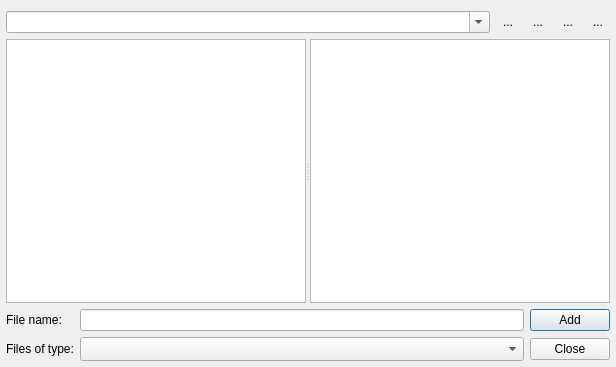
<?xml version="1.0" encoding="UTF-8"?>
<ui version="4.0">
 <class>QmmpFileDialog</class>
 <widget class="QDialog" name="QmmpFileDialog">
  <property name="geometry">
   <rect>
    <x>0</x>
    <y>0</y>
    <width>616</width>
    <height>367</height>
   </rect>
  </property>
  <property name="windowTitle">
   <string>Add Files</string>
  </property>
  <layout class="QGridLayout" name="gridLayout">
   <property name="leftMargin">
    <number>6</number>
   </property>
   <property name="rightMargin">
    <number>6</number>
   </property>
   <property name="bottomMargin">
    <number>6</number>
   </property>
   <item row="1" column="0" colspan="3">
    <widget class="QSplitter" name="splitter">
     <property name="sizePolicy">
      <sizepolicy hsizetype="Expanding" vsizetype="Expanding">
       <horstretch>0</horstretch>
       <verstretch>0</verstretch>
      </sizepolicy>
     </property>
     <property name="orientation">
      <enum>Qt::Horizontal</enum>
     </property>
     <widget class="QListWidget" name="mountPointsListWidget"/>
     <widget class="QStackedWidget" name="stackedWidget">
      <property name="currentIndex">
       <number>0</number>
      </property>
      <widget class="QWidget" name="page">
       <layout class="QVBoxLayout">
        <property name="leftMargin">
         <number>0</number>
        </property>
        <property name="topMargin">
         <number>0</number>
        </property>
        <property name="rightMargin">
         <number>0</number>
        </property>
        <property name="bottomMargin">
         <number>0</number>
        </property>
        <item>
         <widget class="QListView" name="fileListView">
          <property name="selectionMode">
           <enum>QAbstractItemView::ExtendedSelection</enum>
          </property>
          <property name="movement">
           <enum>QListView::Free</enum>
          </property>
          <property name="isWrapping" stdset="0">
           <bool>true</bool>
          </property>
          <property name="resizeMode">
           <enum>QListView::Adjust</enum>
          </property>
          <property name="layoutMode">
           <enum>QListView::SinglePass</enum>
          </property>
          <property name="uniformItemSizes">
           <bool>false</bool>
          </property>
          <property name="wordWrap">
           <bool>false</bool>
          </property>
         </widget>
        </item>
       </layout>
      </widget>
      <widget class="QWidget" name="page_2">
       <layout class="QVBoxLayout">
        <property name="leftMargin">
         <number>0</number>
        </property>
        <property name="topMargin">
         <number>0</number>
        </property>
        <property name="rightMargin">
         <number>0</number>
        </property>
        <property name="bottomMargin">
         <number>0</number>
        </property>
        <item>
         <widget class="QTreeView" name="treeView">
          <property name="selectionMode">
           <enum>QAbstractItemView::ExtendedSelection</enum>
          </property>
          <property name="rootIsDecorated">
           <bool>false</bool>
          </property>
          <property name="itemsExpandable">
           <bool>false</bool>
          </property>
          <property name="sortingEnabled">
           <bool>true</bool>
          </property>
          <property name="allColumnsShowFocus">
           <bool>true</bool>
          </property>
         </widget>
        </item>
       </layout>
      </widget>
     </widget>
    </widget>
   </item>
   <item row="2" column="0">
    <widget class="QLabel" name="label">
     <property name="text">
      <string>File name:</string>
     </property>
    </widget>
   </item>
   <item row="2" column="1">
    <widget class="QLineEdit" name="fileNameLineEdit"/>
   </item>
   <item row="2" column="2">
    <widget class="QPushButton" name="addPushButton">
     <property name="sizePolicy">
      <sizepolicy hsizetype="Minimum" vsizetype="Fixed">
       <horstretch>0</horstretch>
       <verstretch>0</verstretch>
      </sizepolicy>
     </property>
     <property name="text">
      <string>Add</string>
     </property>
    </widget>
   </item>
   <item row="3" column="0">
    <widget class="QLabel" name="label_3">
     <property name="text">
      <string>Files of type:</string>
     </property>
    </widget>
   </item>
   <item row="3" column="1">
    <widget class="QComboBox" name="fileTypeComboBox">
     <property name="sizePolicy">
      <sizepolicy hsizetype="MinimumExpanding" vsizetype="Fixed">
       <horstretch>0</horstretch>
       <verstretch>0</verstretch>
      </sizepolicy>
     </property>
     <property name="sizeAdjustPolicy">
      <enum>QComboBox::AdjustToMinimumContentsLengthWithIcon</enum>
     </property>
    </widget>
   </item>
   <item row="3" column="2">
    <widget class="QPushButton" name="closePushButton">
     <property name="sizePolicy">
      <sizepolicy hsizetype="Minimum" vsizetype="Fixed">
       <horstretch>0</horstretch>
       <verstretch>0</verstretch>
      </sizepolicy>
     </property>
     <property name="text">
      <string>Close</string>
     </property>
    </widget>
   </item>
   <item row="0" column="0" colspan="3">
    <layout class="QHBoxLayout" name="_2">
     <item>
      <widget class="QComboBox" name="lookInComboBox">
       <property name="sizePolicy">
        <sizepolicy hsizetype="Preferred" vsizetype="Fixed">
         <horstretch>1</horstretch>
         <verstretch>0</verstretch>
        </sizepolicy>
       </property>
       <property name="editable">
        <bool>true</bool>
       </property>
      </widget>
     </item>
     <item>
      <widget class="QToolButton" name="upToolButton">
       <property name="toolTip">
        <string>Up</string>
       </property>
       <property name="text">
        <string>...</string>
       </property>
       <property name="autoRaise">
        <bool>true</bool>
       </property>
      </widget>
     </item>
     <item>
      <widget class="QToolButton" name="listToolButton">
       <property name="toolTip">
        <string>List view</string>
       </property>
       <property name="text">
        <string>...</string>
       </property>
       <property name="checkable">
        <bool>true</bool>
       </property>
       <property name="autoExclusive">
        <bool>true</bool>
       </property>
       <property name="autoRaise">
        <bool>true</bool>
       </property>
      </widget>
     </item>
     <item>
      <widget class="QToolButton" name="detailsToolButton">
       <property name="toolTip">
        <string>Detailed view</string>
       </property>
       <property name="text">
        <string>...</string>
       </property>
       <property name="iconSize">
        <size>
         <width>16</width>
         <height>16</height>
        </size>
       </property>
       <property name="checkable">
        <bool>true</bool>
       </property>
       <property name="autoExclusive">
        <bool>true</bool>
       </property>
       <property name="autoRaise">
        <bool>true</bool>
       </property>
      </widget>
     </item>
     <item>
      <widget class="QToolButton" name="closeOnAddToolButton">
       <property name="toolTip">
        <string>Close dialog on add</string>
       </property>
       <property name="text">
        <string>...</string>
       </property>
       <property name="checkable">
        <bool>true</bool>
       </property>
       <property name="autoRaise">
        <bool>true</bool>
       </property>
      </widget>
     </item>
    </layout>
   </item>
  </layout>
 </widget>
 <resources/>
 <connections>
  <connection>
   <sender>closePushButton</sender>
   <signal>clicked()</signal>
   <receiver>QmmpFileDialog</receiver>
   <slot>reject()</slot>
   <hints>
    <hint type="sourcelabel">
     <x>459</x>
     <y>291</y>
    </hint>
    <hint type="destinationlabel">
     <x>153</x>
     <y>289</y>
    </hint>
   </hints>
  </connection>
 </connections>
</ui>
